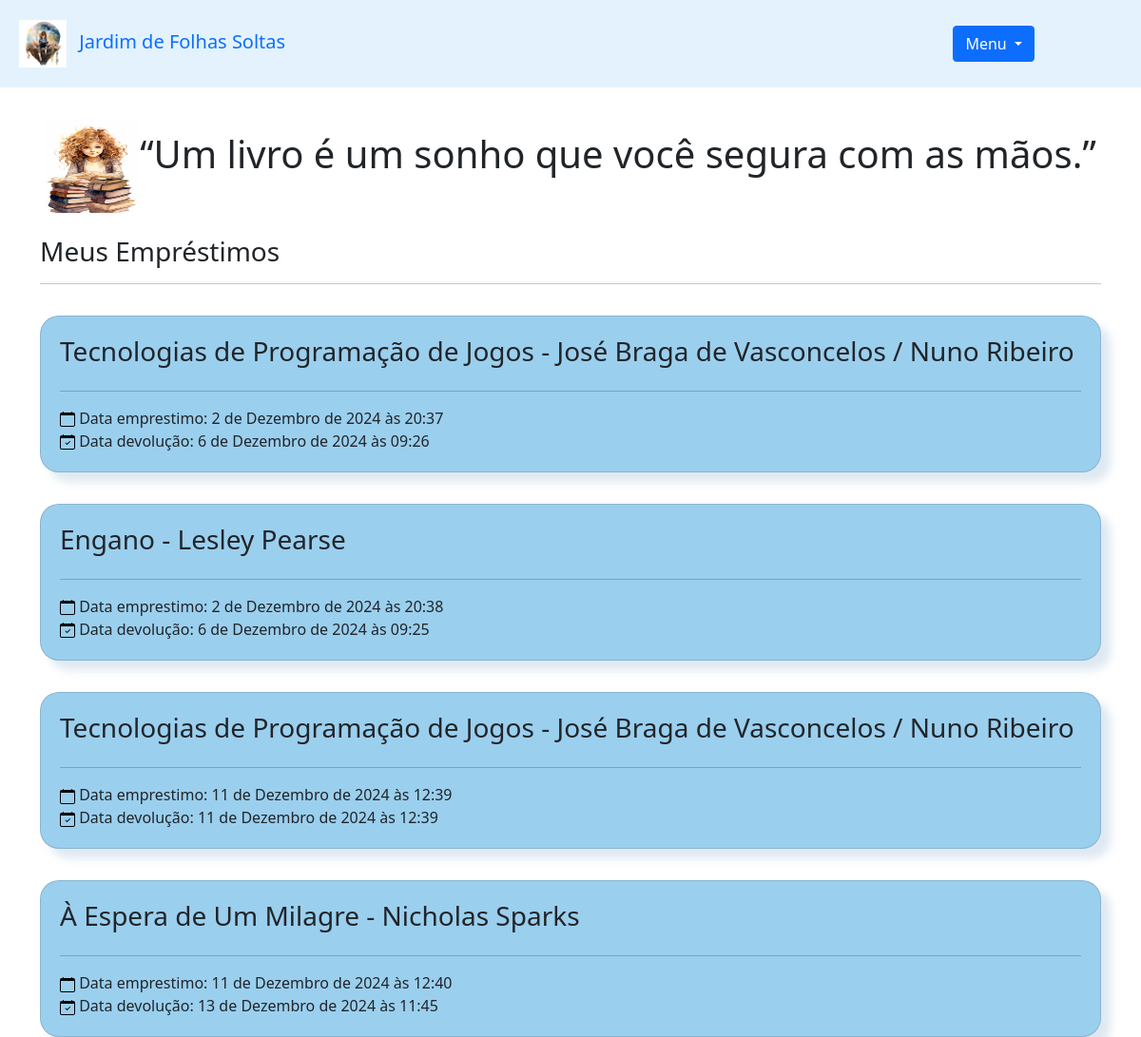
Page /livro/meus_emprestimos/ (signed in) on the committed database.
### livro/models.py (models this page shows, shortened)
class Emprestimos(models.Model):
    choices = (
        ('P', 'Péssimo'),
        ('R', 'Ruim'),
        ('B', 'Bom'),
        ('O', 'Ótimo'),
        ('E', 'Excelente'),
    )
    nome_emprestado = models.ForeignKey(Utilizador, on_delete = models.DO_NOTHING, blank = True, null = True)
    nome_emprestado_anonimo = models.CharField(max_length = 50, blank = True, null = True)
    data_emprestimo = models.DateTimeField(default=datetime.datetime.now)
    data_devolucao = models.DateTimeField(blank = True, null = True)
    livro = models.ForeignKey(Livros, on_delete = models.DO_NOTHING, blank = True, null = True)
    avaliacao = models.CharField(max_length = 1, choices = choices, blank = True, null = True) #o campo pode estar em branco e ainda assim ser válido
    class Meta:
        verbose_name = 'Emprestimo' #nome do modelo no admin, para aparecer no admin como Emprestimo

class Livros(models.Model):
    img = models.ImageField(upload_to = 'capa_livro/', null = True, blank = True) # criar um campo para a imagem do livro
    nome = models.CharField(max_length = 100)
    autor = models.CharField(max_length = 100)
    co_autor = models.CharField(max_length = 30, blank = True) # o campo pode estar em branco e ainda assim ser válido
    data_registo = models.DateField(default = date.today)
    emprestado = models.BooleanField(default = False)
    isbn = models.CharField(max_length = 20)
    editora = models.CharField(max_length = 100)
    ano = models.IntegerField()
    categoria = models.ForeignKey(Categoria, on_delete = models.PROTECT) # criar uma chave estrangeira para a categoria, on_delete = models.PROTECT significa que se a categoria for deletada, o livro não será deletado
    utilizador = models.ForeignKey(Utilizador, on_delete = models.PROTECT) # criar uma chave estrangeira para o utilizador, on_delete = models.PROTECT significa que se o utilizador for deletado, o livro não será deletado
    estado_leitura = models.CharField(max_length = 20, choices =
                                      [('nao_lido', 'Não Lido'),
                                       ('a_ler', 'A Ler'),
                                       ('lido', 'Lido'),
                                       ('emprestado', 'Emprestado'),
                                       ('entregue', 'Entregue')])
    class Meta:
        verbose_name = 'Livro' #nome do modelo no admin
    def __str__(self):
            return f"{self.nome} - {self.autor}" #mostrar o nome do livro no admin

### livro/views.py (the view)
# urls.py: path('meus_emprestimos/', views.meus_emprestimos, name='meus_emprestimos'), #cria a rota meus_emprestimos e chama a função meus_emprestimos do arquivo views.py, é necessário passar o id do livro como 
def meus_emprestimos(request):
    utilizador = Utilizador.objects.get(id = request.session['utilizador'])
    emprestimos = Emprestimos.objects.filter(nome_emprestado = utilizador)
    form = RegistoLivro()
    form.fields['utilizador'].initial = request.session['utilizador'] #preencher o campo nome do formulário com o nome do utilizador
    form.fields['categoria'].queryset = Categoria.objects.filter(utilizador = utilizador) #preencher o campo categoria do formulário com a categoria com o id 1
    form_categoria = CategoriaLivro()
    return render(request, 'meus_emprestimos.html', {'utilizador_autenticado': request.session['utilizador'],
                                                      'emprestimos': emprestimos, 'form': form,
                                                      'form_categoria': form_categoria})

### jardim_de_folhas_soltas/context_processors.py (called while the page is built)
def global_vars(request):
    return {
        'some_global_var': 'value',
    }

### livro/models.py (called while the page is built)
    def __str__(self) -> str:
        return self.nome

### livro/templates/meus_emprestimos.html (shortened to what this page needs)
{% extends "base.html" %}
{% block 'conteudo' %}
    <div class="container">
        <br>
        <h3>Meus Empréstimos</h3>
        <hr>
        {% for emprestimo in emprestimos %}
            <div class="card">
                <div class="titulo">
                    <h3>{{emprestimo.livro}}</h3>
                </div>
                <hr>
                <div class="body">
                    <label>&nbspData emprestimo: {{emprestimo.data_emprestimo}}</label>
                <br>
                    <label>&nbspData devolução: {% if emprestimo.data_devolucao %}{{emprestimo.data_devolucao}}{% else %}Ainda não foi devolvido{% endif %}</label>
                </div>
            </div>
        {% endfor %}
    </div>
{% endblock %}

### livro/templates/meus_emprestimos.html (style rules this page uses)
.card { background-color: hsl(202, 71%, 77%); padding: 20px; margin-top: 3%; border-radius: 20px; box-shadow: 10px 10px 10px rgba(147, 179, 209, 0.3); }

### rows in the picture
Emprestimos: livro "Tecnologias de Programação de Jogos - José Braga de Vasconcelos / Nuno Ribeiro", data_emprestimo "2 de Dezembro de 2024 às 20:37", data_devolucao "6 de Dezembro de 2024 às 09:26"
Emprestimos: livro "Engano - Lesley Pearse", data_emprestimo "2 de Dezembro de 2024 às 20:38", data_devolucao "6 de Dezembro de 2024 às 09:25"
Emprestimos: livro "Tecnologias de Programação de Jogos - José Braga de Vasconcelos / Nuno Ribeiro", data_emprestimo "11 de Dezembro de 2024 às 12:39", data_devolucao "11 de Dezembro de 2024 às 12:39"
Emprestimos: livro "À Espera de Um Milagre - Nicholas Sparks", data_emprestimo "11 de Dezembro de 2024 às 12:40", data_devolucao "13 de Dezembro de 2024 às 11:45"
